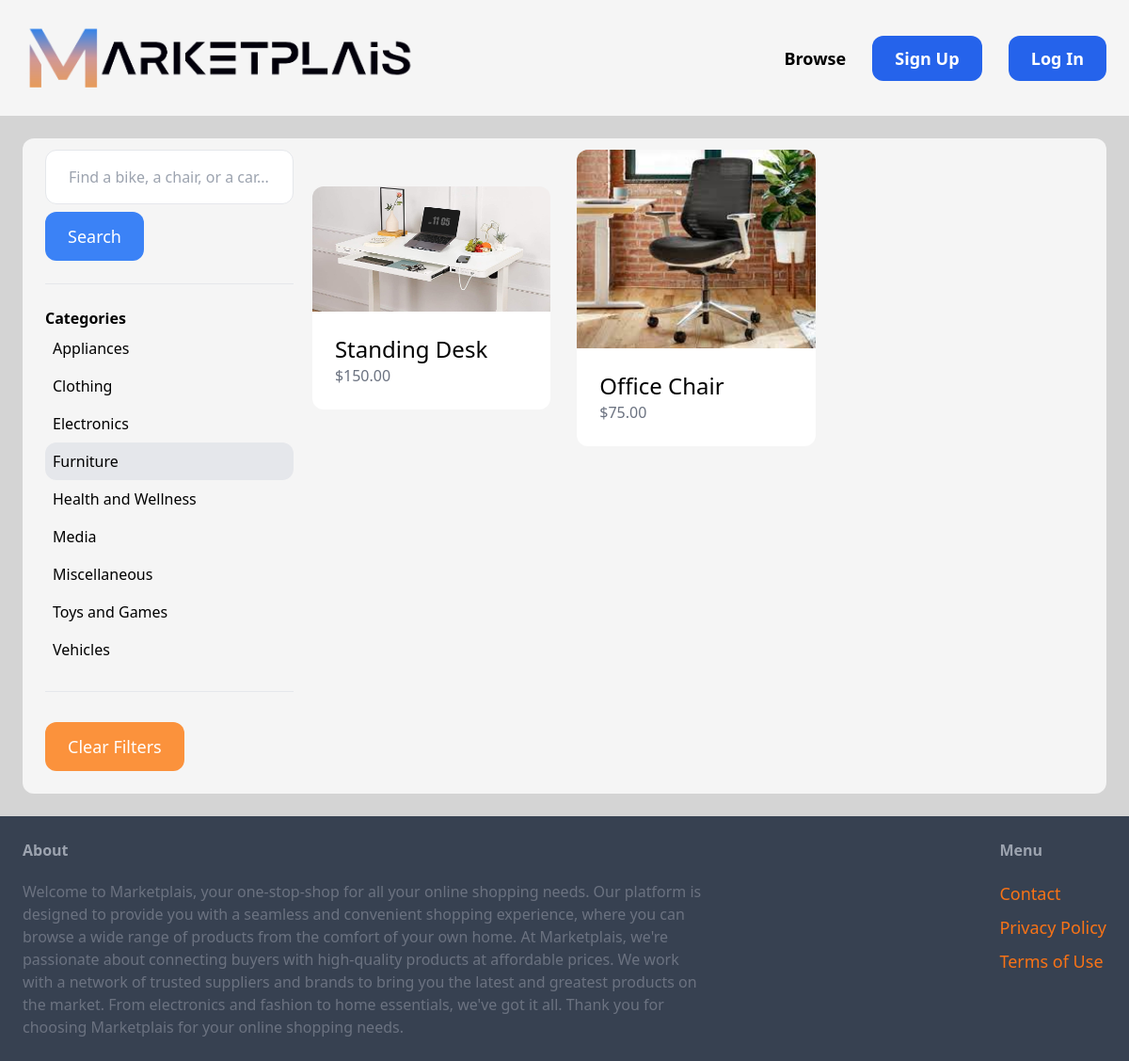
Screenshot of /items/?query=&category=4 with the database file from the repository.
### item/models.py (models this page shows, shortened)
class Category(models.Model):
  name = models.CharField(max_length=255)
  class Meta():
    ordering = ('name', )
    verbose_name_plural = 'Categories'

class Item(models.Model):
  category = models.ForeignKey(Category, related_name='items', on_delete=models.CASCADE)
  name = models.CharField(max_length=255)
  image = models.ImageField(upload_to="Item_Images", blank=True, null=True)
  description = models.TextField(blank=True, null=True)
  price = models.FloatField()
  sold = models.BooleanField(default=False)
  creator = models.ForeignKey(User, related_name='items', on_delete=models.CASCADE)
  creationTime = models.DateTimeField(auto_now_add=True)
  class Meta():
    ordering = ('-creationTime',)

### item/views.py (the view)
# urls.py: path('items/', include('item.urls')),
def items(request):
    query = request.GET.get('query', '')
    category_id = request.GET.get('category', 0)
    categories = Category.objects.all()
    items = Item.objects.filter(sold=False)
    if category_id:
        items = items.filter(category_id=category_id)
    if query:
        items = items.filter(
            Q(name__icontains=query) | Q(description__icontains=query))
    return render(
        request, 'item/items.html', {
            'items': items,
            'query': query,
            'categories': categories,
            'category_id': int(category_id)
        })

### item/templates/item/items.html (shortened to what this page needs)
{% extends 'core/base.html' %}
{% block content %}
  <div class="pb-6 px-6 py-3 grid grid-cols-4 gap-4 bg-neutral-100 rounded-xl">
    <div class="col-span-1">
      <form method="get" action="{% url 'item:items' %}">
        <input name="query" class="w-full py-4 px-6 border rounded-xl" type="text" value="{{ query }}" placeholder="Find a bike, a chair, or a car...">
        <button class="mt-2 py-3 px-6 text-lg bg-blue-500 text-white rounded-xl">Search</button>
      </form>
      <hr class="my-6">
      <p class="font-bold">Categories</p>
      <ul>
        {% for category in categories %}
          <li class="py-2 px-2 rounded-xl{% if category.id == category_id %} bg-gray-200 {% endif %}">
            <a href="{% url 'item:items' %}?query={{ query }}&category={{ category.id }}">{{ category.name }}</a>
          </li>
        {% endfor %}
      </ul>
      <hr class="my-6">
      <ul>
        <li><a href="{% url 'item:items' %}" class="mt-2 py-3 px-6 inline-block bg-orange-400 text-lg rounded-xl text-white">Clear Filters</a></li>
      </ul>
    </div>
    <div class="col-span-3 list-items">
      <div class="grid grid-cols-3 gap-5 items-center">
        {% for item in items %}
          <div class="image-container">
            <a href="{% url 'item:detail' item.id %}">
              <div class="item-card">
                <div class="image-wrapper">
                  <img src="{{ item.image.url }}" class="rounded-t-xl">
                </div>
                <div class="p-6 bg-white rounded-b-xl hover:bg-sky-100">
                  <h2 class="text-2xl">{{ item.name }}</h2>
                  <p class="text-gray-500">${{ item.price|floatformat:2 }}</p>
                </div>
              </div>
            </a>
          </div>
        {% endfor %}
      </div>
  </div>
{% endblock %}

### core/templates/core/base.html (style rules this page uses)
html, body { height: 100%; margin: 0; padding: 0; }

### item/templates/item/items.html (style rules this page uses)
.list-items .grid { display: grid; grid-template-columns: repeat(3, 1fr); justify-items: center; }

### rows the page displays
Category: name "Appliances"
Category: name "Clothing"
Category: name "Electronics"
Category: name "Furniture"
Category: name "Health and Wellness"
Category: name "Media"
Category: name "Miscellaneous"
Category: name "Toys and Games"
Category: name "Vehicles"
Item: image (picture), name "Standing Desk", price "150.00"
Item: image (picture), name "Office Chair", price "75.00"
